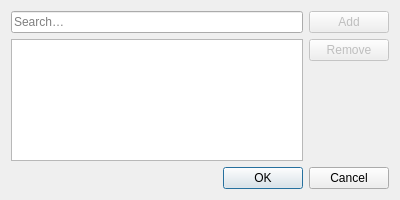
<?xml version="1.0" encoding="UTF-8"?>
<ui version="4.0">
 <class>Otter::OverridesDialog</class>
 <widget class="QDialog" name="Otter::OverridesDialog">
  <property name="geometry">
   <rect>
    <x>0</x>
    <y>0</y>
    <width>400</width>
    <height>200</height>
   </rect>
  </property>
  <layout class="QVBoxLayout" name="verticalLayout">
   <item>
    <layout class="QHBoxLayout" name="horizontalLayout" stretch="1,0">
     <item>
      <layout class="QVBoxLayout" name="overridesViewLayout">
       <item>
        <widget class="Otter::LineEditWidget" name="overridesFilterLineEditWidget">
         <property name="placeholderText">
          <string>Search…</string>
         </property>
         <property name="clearButtonEnabled">
          <bool>true</bool>
         </property>
        </widget>
       </item>
       <item>
        <widget class="Otter::ItemViewWidget" name="overridesViewWidget">
         <property name="contextMenuPolicy">
          <enum>Qt::NoContextMenu</enum>
         </property>
         <property name="editTriggers">
          <set>QAbstractItemView::NoEditTriggers</set>
         </property>
         <property name="alternatingRowColors">
          <bool>true</bool>
         </property>
         <attribute name="headerDefaultSectionSize">
          <number>250</number>
         </attribute>
        </widget>
       </item>
      </layout>
     </item>
     <item>
      <layout class="QVBoxLayout" name="overridesButtonsLayout" stretch="0,0,1">
       <item>
        <widget class="QPushButton" name="addOverrideButton">
         <property name="enabled">
          <bool>false</bool>
         </property>
         <property name="text">
          <string>Add</string>
         </property>
        </widget>
       </item>
       <item>
        <widget class="QPushButton" name="removeOverrideButton">
         <property name="enabled">
          <bool>false</bool>
         </property>
         <property name="text">
          <string>Remove</string>
         </property>
        </widget>
       </item>
       <item>
        <spacer name="verticalSpacer">
         <property name="orientation">
          <enum>Qt::Vertical</enum>
         </property>
         <property name="sizeHint" stdset="0">
          <size>
           <width>0</width>
           <height>0</height>
          </size>
         </property>
        </spacer>
       </item>
      </layout>
     </item>
    </layout>
   </item>
   <item>
    <widget class="QDialogButtonBox" name="buttonBox">
     <property name="standardButtons">
      <set>QDialogButtonBox::Cancel|QDialogButtonBox::Ok</set>
     </property>
    </widget>
   </item>
  </layout>
 </widget>
 <customwidgets>
  <customwidget>
   <class>Otter::ItemViewWidget</class>
   <extends>QTreeView</extends>
   <header>src/ui/ItemViewWidget.h</header>
  </customwidget>
  <customwidget>
   <class>Otter::LineEditWidget</class>
   <extends>QLineEdit</extends>
   <header>src/ui/LineEditWidget.h</header>
  </customwidget>
 </customwidgets>
 <resources/>
 <connections/>
</ui>
